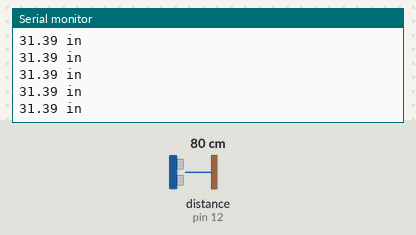
A sketch run on a simulated Arduino Uno, built with avr-gcc and run on an emulated ATmega328P. On the bench: the last lines printed to the serial monitor. Wiring (inferred from the names in the program): ultrasonic range finder: trigger pin 11; echo pin 12. The inputs (shaded band) are chosen by the test bench; at power-on: distance to the obstacle (sensor on pin 12) 80 cm. The echo pulse lasts 58.3 µs per cm.

Above: at 1.2 s.
1.3 s: distance to the obstacle (sensor on pin 12) set to 2 cm
At 1.38 s:
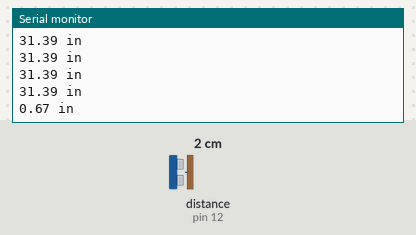
4.3 s: distance to the obstacle (sensor on pin 12) set to 4 cm
At 4.3 s:
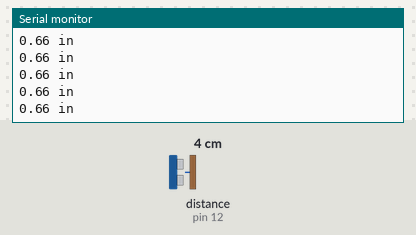
Timing chart, 0 to 7.3 s (numbered marks = the images above; inputs shaded):
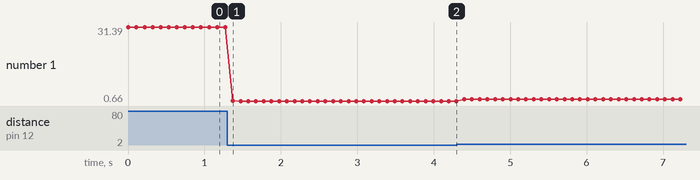

The sketch:

ultrasound.ino
```cpp
const int trig = 11;           //trigger pin
const int echo = 12;           //echo pin
float distance = 0;            //start program with sensor data at 0

void setup(){
  Serial.begin (9600);         //start the serial

  pinMode(trig, OUTPUT);       //pin is OUTPUT because trig is an INPUT on the sensor
  pinMode(echo, INPUT);        //pin is INPUT because echo is an OUTPUT on the sensor
}

void loop() {
  // put your main code here, to run repeatedly:
  distance = getDistance();    //check the sensor reading
  Serial.println(String(distance) + " in");   //print the distance
  delay(100);      //delay between readings
}
float getDistance(){

  digitalWrite(trig, HIGH); //signal time
  delayMicroseconds(10);
  digitalWrite(trig, LOW);

  float echoTime = pulseIn(echo, HIGH);      //how long it takes for the signal to bounce back
  float calculateDistance = echoTime / 148.0;  //distance calculation

  return calculateDistance;              //returns the calculated distance to the getDistance function
}
```

Measured:
- after the input at 1.3 s, the serial monitor: prints a new line after 0.07 s (image 1)
- plotted number 1: 31.39 → 0.66 after the input at 1.3 s, 0.66 → 1.45 after the input at 4.3 s
